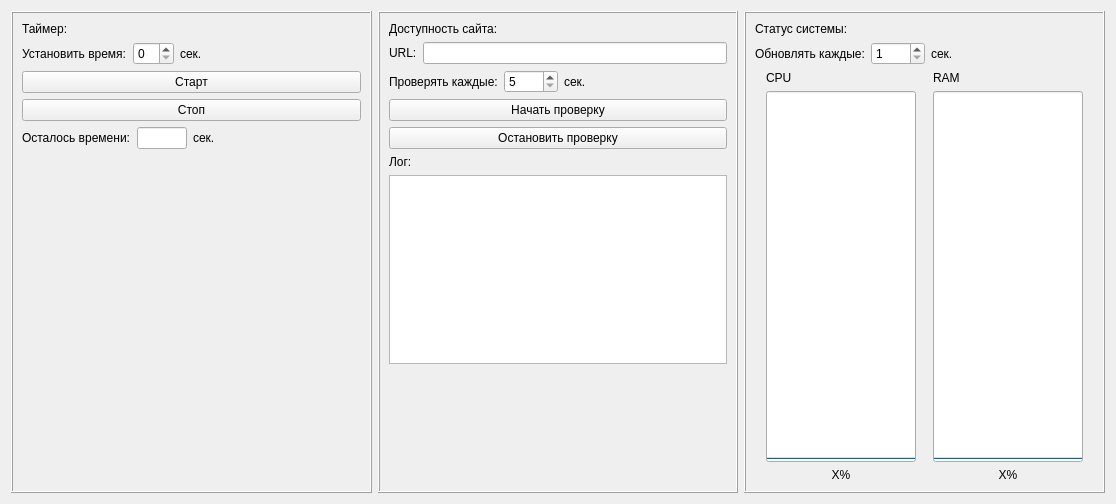
<?xml version="1.0" encoding="UTF-8"?>
<ui version="4.0">
 <class>Form</class>
 <widget class="QWidget" name="Form">
  <property name="geometry">
   <rect>
    <x>0</x>
    <y>0</y>
    <width>1116</width>
    <height>504</height>
   </rect>
  </property>
  <property name="windowTitle">
   <string>Form</string>
  </property>
  <layout class="QHBoxLayout" name="horizontalLayout">
   <item>
    <widget class="QFrame" name="frame">
     <property name="frameShape">
      <enum>QFrame::Box</enum>
     </property>
     <property name="frameShadow">
      <enum>QFrame::Raised</enum>
     </property>
     <layout class="QVBoxLayout" name="verticalLayout">
      <item>
       <widget class="QLabel" name="label">
        <property name="text">
         <string>Таймер:</string>
        </property>
       </widget>
      </item>
      <item>
       <layout class="QHBoxLayout" name="horizontalLayout_2">
        <item>
         <widget class="QLabel" name="label_5">
          <property name="text">
           <string>Установить время:</string>
          </property>
         </widget>
        </item>
        <item>
         <widget class="QSpinBox" name="spinBoxTimerCount"/>
        </item>
        <item>
         <widget class="QLabel" name="label_6">
          <property name="text">
           <string>сек.</string>
          </property>
         </widget>
        </item>
        <item>
         <spacer name="horizontalSpacer">
          <property name="orientation">
           <enum>Qt::Horizontal</enum>
          </property>
          <property name="sizeHint" stdset="0">
           <size>
            <width>40</width>
            <height>20</height>
           </size>
          </property>
         </spacer>
        </item>
       </layout>
      </item>
      <item>
       <widget class="QPushButton" name="pushButtonStart">
        <property name="text">
         <string>Старт</string>
        </property>
       </widget>
      </item>
      <item>
       <widget class="QPushButton" name="pushButtonStop">
        <property name="text">
         <string>Стоп</string>
        </property>
       </widget>
      </item>
      <item>
       <layout class="QHBoxLayout" name="horizontalLayout_3">
        <item>
         <widget class="QLabel" name="label_7">
          <property name="sizePolicy">
           <sizepolicy hsizetype="Maximum" vsizetype="Maximum">
            <horstretch>0</horstretch>
            <verstretch>0</verstretch>
           </sizepolicy>
          </property>
          <property name="text">
           <string>Осталось времени:</string>
          </property>
         </widget>
        </item>
        <item>
         <widget class="QLineEdit" name="lineEditTimerEnd">
          <property name="maximumSize">
           <size>
            <width>50</width>
            <height>16777215</height>
           </size>
          </property>
          <property name="readOnly">
           <bool>true</bool>
          </property>
         </widget>
        </item>
        <item>
         <widget class="QLabel" name="label_8">
          <property name="text">
           <string>сек.</string>
          </property>
         </widget>
        </item>
       </layout>
      </item>
      <item>
       <spacer name="verticalSpacer">
        <property name="orientation">
         <enum>Qt::Vertical</enum>
        </property>
        <property name="sizeHint" stdset="0">
         <size>
          <width>20</width>
          <height>329</height>
         </size>
        </property>
       </spacer>
      </item>
     </layout>
    </widget>
   </item>
   <item>
    <widget class="QFrame" name="frame_2">
     <property name="frameShape">
      <enum>QFrame::Box</enum>
     </property>
     <property name="frameShadow">
      <enum>QFrame::Raised</enum>
     </property>
     <layout class="QVBoxLayout" name="verticalLayout_2">
      <item>
       <widget class="QLabel" name="label_2">
        <property name="text">
         <string>Доступность сайта:</string>
        </property>
       </widget>
      </item>
      <item>
       <layout class="QHBoxLayout" name="horizontalLayout_6">
        <item>
         <widget class="QLabel" name="label_9">
          <property name="text">
           <string>URL:</string>
          </property>
         </widget>
        </item>
        <item>
         <widget class="QLineEdit" name="lineEditURL">
          <property name="readOnly">
           <bool>false</bool>
          </property>
         </widget>
        </item>
       </layout>
      </item>
      <item>
       <layout class="QHBoxLayout" name="horizontalLayout_7">
        <item>
         <widget class="QLabel" name="label_12">
          <property name="text">
           <string>Проверять каждые:</string>
          </property>
         </widget>
        </item>
        <item>
         <widget class="QSpinBox" name="spinBoxUrlCheckTime">
          <property name="minimum">
           <number>5</number>
          </property>
          <property name="maximum">
           <number>6000</number>
          </property>
         </widget>
        </item>
        <item>
         <widget class="QLabel" name="label_13">
          <property name="text">
           <string>сек.</string>
          </property>
         </widget>
        </item>
        <item>
         <spacer name="horizontalSpacer_2">
          <property name="orientation">
           <enum>Qt::Horizontal</enum>
          </property>
          <property name="sizeHint" stdset="0">
           <size>
            <width>40</width>
            <height>20</height>
           </size>
          </property>
         </spacer>
        </item>
       </layout>
      </item>
      <item>
       <widget class="QPushButton" name="pushButtonUrlStart">
        <property name="text">
         <string>Начать проверку</string>
        </property>
       </widget>
      </item>
      <item>
       <widget class="QPushButton" name="pushButtonUrlStop">
        <property name="text">
         <string>Остановить проверку</string>
        </property>
       </widget>
      </item>
      <item>
       <widget class="QLabel" name="label_14">
        <property name="text">
         <string>Лог:</string>
        </property>
       </widget>
      </item>
      <item>
       <widget class="QPlainTextEdit" name="plainTextEditUrlCheckLog">
        <property name="readOnly">
         <bool>true</bool>
        </property>
       </widget>
      </item>
      <item>
       <spacer name="verticalSpacer_2">
        <property name="orientation">
         <enum>Qt::Vertical</enum>
        </property>
        <property name="sizeHint" stdset="0">
         <size>
          <width>20</width>
          <height>121</height>
         </size>
        </property>
       </spacer>
      </item>
     </layout>
    </widget>
   </item>
   <item>
    <widget class="QFrame" name="frame_3">
     <property name="frameShape">
      <enum>QFrame::Box</enum>
     </property>
     <property name="frameShadow">
      <enum>QFrame::Raised</enum>
     </property>
     <layout class="QVBoxLayout" name="verticalLayout_5">
      <item>
       <widget class="QLabel" name="label_3">
        <property name="text">
         <string>Статус системы:</string>
        </property>
       </widget>
      </item>
      <item>
       <layout class="QHBoxLayout" name="horizontalLayout_8">
        <item>
         <widget class="QLabel" name="label_16">
          <property name="text">
           <string>Обновлять каждые:</string>
          </property>
         </widget>
        </item>
        <item>
         <widget class="QSpinBox" name="spinBoxSystemInfoDelay">
          <property name="minimum">
           <number>1</number>
          </property>
          <property name="maximum">
           <number>6000</number>
          </property>
         </widget>
        </item>
        <item>
         <widget class="QLabel" name="label_17">
          <property name="text">
           <string>сек.</string>
          </property>
         </widget>
        </item>
        <item>
         <spacer name="horizontalSpacer_3">
          <property name="orientation">
           <enum>Qt::Horizontal</enum>
          </property>
          <property name="sizeHint" stdset="0">
           <size>
            <width>40</width>
            <height>20</height>
           </size>
          </property>
         </spacer>
        </item>
       </layout>
      </item>
      <item>
       <layout class="QHBoxLayout" name="horizontalLayout_5">
        <item>
         <layout class="QVBoxLayout" name="verticalLayout_3">
          <item>
           <widget class="QLabel" name="label_4">
            <property name="maximumSize">
             <size>
              <width>150</width>
              <height>16777215</height>
             </size>
            </property>
            <property name="text">
             <string>CPU</string>
            </property>
           </widget>
          </item>
          <item>
           <widget class="QProgressBar" name="progressBarCPU">
            <property name="sizePolicy">
             <sizepolicy hsizetype="Expanding" vsizetype="Expanding">
              <horstretch>0</horstretch>
              <verstretch>0</verstretch>
             </sizepolicy>
            </property>
            <property name="maximumSize">
             <size>
              <width>150</width>
              <height>16777215</height>
             </size>
            </property>
            <property name="value">
             <number>0</number>
            </property>
            <property name="alignment">
             <set>Qt::AlignCenter</set>
            </property>
            <property name="orientation">
             <enum>Qt::Vertical</enum>
            </property>
            <property name="invertedAppearance">
             <bool>false</bool>
            </property>
            <property name="textDirection">
             <enum>QProgressBar::TopToBottom</enum>
            </property>
           </widget>
          </item>
          <item>
           <widget class="QLabel" name="labelCPUPercent">
            <property name="maximumSize">
             <size>
              <width>150</width>
              <height>16777215</height>
             </size>
            </property>
            <property name="text">
             <string>X%</string>
            </property>
            <property name="alignment">
             <set>Qt::AlignCenter</set>
            </property>
           </widget>
          </item>
         </layout>
        </item>
        <item>
         <layout class="QVBoxLayout" name="verticalLayout_4">
          <item>
           <widget class="QLabel" name="label_15">
            <property name="maximumSize">
             <size>
              <width>150</width>
              <height>16777215</height>
             </size>
            </property>
            <property name="text">
             <string>RAM</string>
            </property>
           </widget>
          </item>
          <item>
           <widget class="QProgressBar" name="progressBarRAM">
            <property name="sizePolicy">
             <sizepolicy hsizetype="Expanding" vsizetype="Expanding">
              <horstretch>0</horstretch>
              <verstretch>0</verstretch>
             </sizepolicy>
            </property>
            <property name="maximumSize">
             <size>
              <width>150</width>
              <height>16777215</height>
             </size>
            </property>
            <property name="value">
             <number>0</number>
            </property>
            <property name="orientation">
             <enum>Qt::Vertical</enum>
            </property>
           </widget>
          </item>
          <item>
           <widget class="QLabel" name="labelRAMPercent">
            <property name="maximumSize">
             <size>
              <width>150</width>
              <height>16777215</height>
             </size>
            </property>
            <property name="text">
             <string>X%</string>
            </property>
            <property name="alignment">
             <set>Qt::AlignCenter</set>
            </property>
           </widget>
          </item>
         </layout>
        </item>
       </layout>
      </item>
     </layout>
    </widget>
   </item>
  </layout>
 </widget>
 <resources/>
 <connections/>
</ui>
